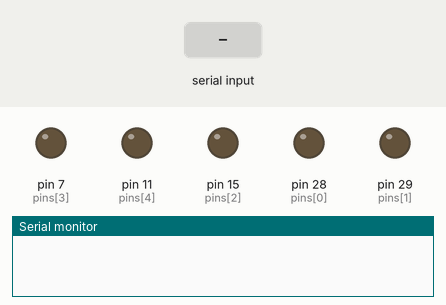
This sketch was run on a simulated Arduino Mega 2560, built with avr-gcc and run on an emulated ATmega2560. Parts: output pins drawn as LEDs (lit = HIGH), the last lines printed to the serial monitor. The inputs (shaded band) are chosen by the test bench.

Above: at 1.2 s.
1.3 s: "1" received over Serial
At 1.8 s:
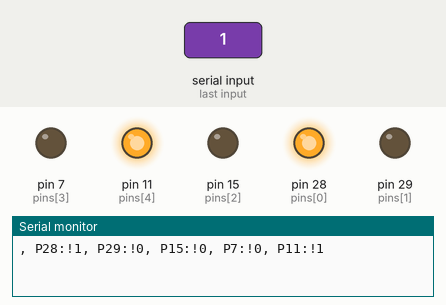
2.8 s: "0" received over Serial
At 4.0 s:
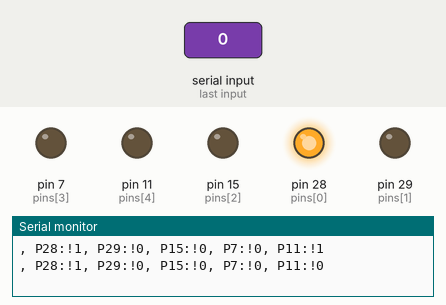
4.3 s: "2" received over Serial
At 5.3 s:
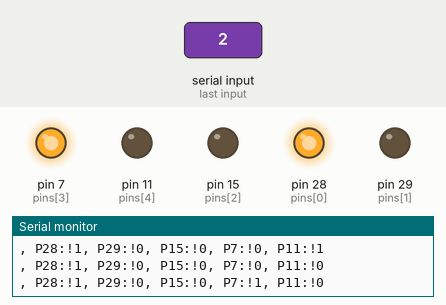
Timing chart, 0 to 7.3 s (numbered marks = the images above; inputs shaded):
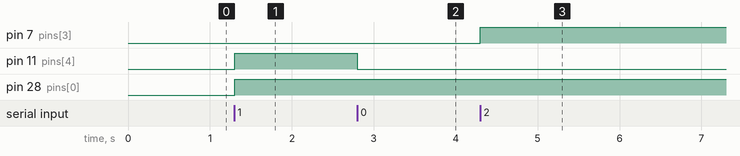

Measured:
- after the input at 1.3 s, pin 11 (pins[4]), pin 28 (pins[0]): LOW → HIGH at once
- after the input at 2.8 s, pin 11 (pins[4]): HIGH → LOW at once
- after the input at 4.3 s, pin 7 (pins[3]): LOW → HIGH at once

The sketch:

setPorts_Tester.ino
```cpp
char val;
uint8_t pins[5] = {28,29,15,7,11};
void setup() {
  Serial.begin(115200);
}

void loop() {
  for(int i=0; i<5; i++){
    pinMode(pins[i], OUTPUT);
    pinMode(pins[i],HIGH);
  }
  if(Serial.available() > 0){
    val = Serial.read();
    setPorts(val);
    //if(val=='a') setPorts(0b00011111);
  }
}

  void setPorts(uint8_t ports){
      //we use the 5 least significant bytes in the order from left to right.
      char portsArray[5] = {ports>>4 & 0x01, ports>>3 & 0x01, ports>>2 & 0x01, ports>>1 & 0x01, ports & 0x01};
      for(int i=0; i<5; i++){
        digitalWrite(pins[i],portsArray[i]); //element 0 of the pins array is port 1.
        Serial.print(", P");
        Serial.print(pins[i]);
        Serial.print(":!");
        Serial.print(portsArray[i],HEX);
      }
      Serial.println();
  }
```
